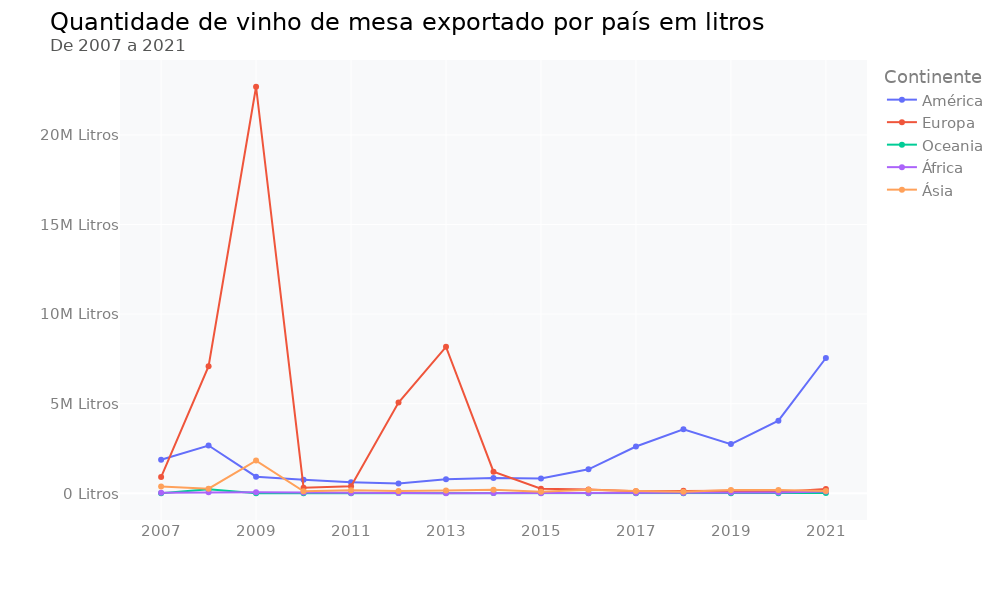

The notebook cell saved with this chart:
### Code cell
# Importando a biblioteca
import plotly.express as px

fig = px.line(vendas_por_ano_qtd, x=vendas_por_ano_qtd.index, y=vendas_por_ano_qtd.columns, markers = True)

# Ajustando o layout do gráfico
fig.update_layout(width=1000, height=600, font_family = 'DejaVu Sans', font_size=15,
                  font_color= "grey", title_font_color= "black", title_font_size=24,
                  title_text='Quantidade de vinho de mesa exportado por país em litros' +
                             '<br><sup size=1 style="color:#555655">De 2007 a 2021</sup>',
                  xaxis_title='', yaxis_title='', plot_bgcolor= "#f8f9fa")

# Ajustando os ticks do eixo y para litros
fig.update_yaxes(ticksuffix=" Litros")

fig.update_xaxes(tickmode='array', tickvals=np.arange(2007,2022,2))

fig.show()

### Figure 1 — Plotly figure (JSON) as saved in the notebook; plotly's stock layout.template omitted (floating-point values rounded to 4 significant figures)
{"data": [{"hovertemplate": "Continente=América<br>Ano=%{x}<br>value=%{y}<extra></extra>", "legendgroup": "América", "line": {"color": "#636efa", "dash": "solid"}, "marker": {"symbol": "circle"}, "mode": "markers+lines", "name": "América", "orientation": "v", "showlegend": true, "type": "scatter", "x": ["2007", "2008", "2009", "2010", "2011", "2012", "2013", "2014", "2015", "2016", "2017", "2018", "2019", "2020", "2021"], "xaxis": "x", "y": [1867448, 2663022, 925453, 749419, 616560, 540104, 775323, 852981, 824963, 1335749, 2609551, 3565215, 2743793, 4052442, 7548405], "yaxis": "y"}, {"hovertemplate": "Continente=Europa<br>Ano=%{x}<br>value=%{y}<extra></extra>", "legendgroup": "Europa", "line": {"color": "#EF553B", "dash": "solid"}, "marker": {"symbol": "circle"}, "mode": "markers+lines", "name": "Europa", "orientation": "v", "showlegend": true, "type": "scatter", "x": ["2007", "2008", "2009", "2010", "2011", "2012", "2013", "2014", "2015", "2016", "2017", "2018", "2019", "2020", "2021"], "xaxis": "x", "y": [901901, 7093754, 22685787, 312891, 392094, 5057924, 8171762, 1206820, 255532, 208518, 111822, 138453, 137207, 72158, 235882], "yaxis": "y"}, {"hovertemplate": "Continente=Oceania<br>Ano=%{x}<br>value=%{y}<extra></extra>", "legendgroup": "Oceania", "line": {"color": "#00cc96", "dash": "solid"}, "marker": {"symbol": "circle"}, "mode": "markers+lines", "name": "Oceania", "orientation": "v", "showlegend": true, "type": "scatter", "x": ["2007", "2008", "2009", "2010", "2011", "2012", "2013", "2014", "2015", "2016", "2017", "2018", "2019", "2020", "2021"], "xaxis": "x", "y": [60, 218726, 1014, 1823, 6219, 11709, 17711, 9108, 8246, 2458, 3028, 3024, 1661, 1128, 8589], "yaxis": "y"}, {"hovertemplate": "Continente=África<br>Ano=%{x}<br>value=%{y}<extra></extra>", "legendgroup": "África", "line": {"color": "#ab63fa", "dash": "solid"}, "marker": {"symbol": "circle"}, "mode": "markers+lines", "name": "África", "orientation": "v", "showlegend": true, "type": "scatter", "x": ["2007", "2008", "2009", "2010", "2011", "2012", "2013", "2014", "2015", "2016", "2017", "2018", "2019", "2020", "2021"], "xaxis": "x", "y": [25942, 56609, 54827, 45548, 14903, 9282, 2923, 12182, 1908, 7359, 11919, 17512, 40940, 45312, 96819], "yaxis": "y"}, {"hovertemplate": "Continente=Ásia<br>Ano=%{x}<br>value=%{y}<extra></extra>", "legendgroup": "Ásia", "line": {"color": "#FFA15A", "dash": "solid"}, "marker": {"symbol": "circle"}, "mode": "markers+lines", "name": "Ásia", "orientation": "v", "showlegend": true, "type": "scatter", "x": ["2007", "2008", "2009", "2010", "2011", "2012", "2013", "2014", "2015", "2016", "2017", "2018", "2019", "2020", "2021"], "xaxis": "x", "y": [373809, 256962, 1821709, 112973, 161554, 118795, 148930, 201115, 87635, 192397, 131763, 87548, 181905, 178692, 126212], "yaxis": "y"}], "layout": {"font": {"color": "grey", "family": "DejaVu Sans", "size": 15}, "height": 600, "legend": {"title": {"text": "Continente"}, "tracegroupgap": 0}, "margin": {"t": 60}, "plot_bgcolor": "#f8f9fa", "title": {"font": {"color": "black", "size": 24}, "text": "Quantidade de vinho de mesa exportado por país em litros<br><sup size=1 style=\"color:#555655\">De 2007 a 2021</sup>"}, "width": 1000, "xaxis": {"anchor": "y", "domain": [0, 1], "tickmode": "array", "tickvals": [2007, 2009, 2011, 2013, 2015, 2017, 2019, 2021], "title": {"text": ""}}, "yaxis": {"anchor": "x", "domain": [0, 1], "ticksuffix": " Litros", "title": {"text": ""}}}}
